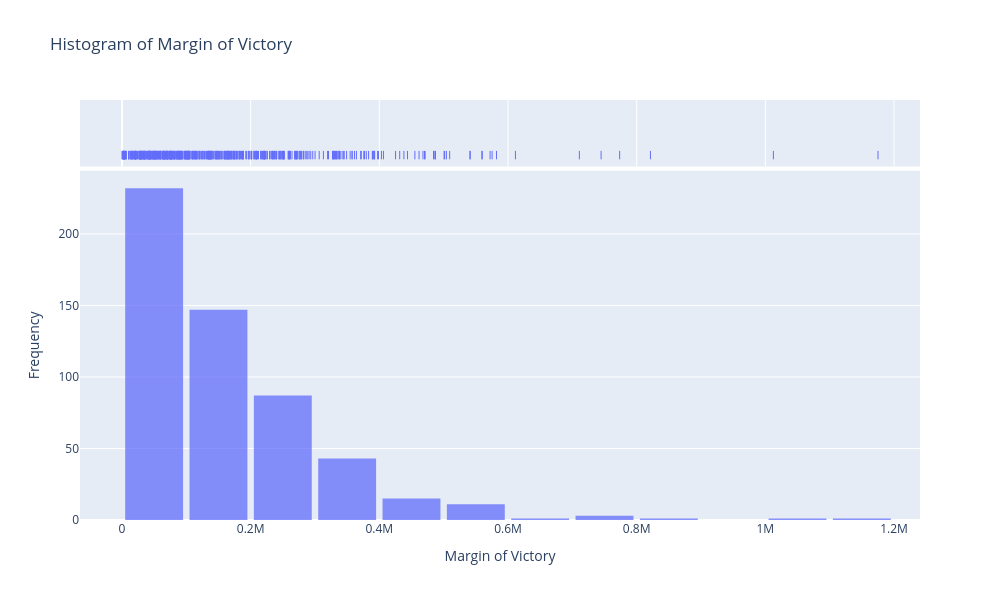

Notebook cell for this chart:
### Code cell
fig = px.histogram(
    df,
    x='Margin',
    nbins=20,
    title='Histogram of Margin of Victory',
    labels={'Margin': 'Margin of Victory'},
    marginal='rug', 
    opacity=0.75
)

fig.update_layout(
    xaxis_title='Margin of Victory',
    yaxis_title='Frequency',
    bargap=0.1,
    height=600,
    width=1000
)

fig.show()

### Figure 1 — Plotly figure (JSON) as saved in the notebook; plotly's stock layout.template omitted (floating-point values rounded to 4 significant figures; data arrays with more than 128 entries replaced by an {"elided": "..."} marker saying what was removed)
{"data": [{"alignmentgroup": "True", "bingroup": "x", "hovertemplate": "Margin of Victory=%{x}<br>count=%{y}<extra></extra>", "legendgroup": "", "marker": {"color": "#636efa", "opacity": 0.75, "pattern": {"shape": ""}}, "name": "", "nbinsx": 20, "offsetgroup": "", "orientation": "v", "showlegend": false, "type": "histogram", "x": {"elided": "543 int values"}, "xaxis": "x", "yaxis": "y"}, {"alignmentgroup": "True", "boxpoints": "all", "fillcolor": "rgba(255,255,255,0)", "hoveron": "points", "hovertemplate": "Margin of Victory=%{x}<extra></extra>", "jitter": 0, "legendgroup": "", "line": {"color": "rgba(255,255,255,0)"}, "marker": {"color": "#636efa", "symbol": "line-ns-open"}, "name": "", "offsetgroup": "", "showlegend": false, "type": "box", "x": {"elided": "543 int values"}, "xaxis": "x2", "yaxis": "y2"}], "layout": {"bargap": 0.1, "barmode": "relative", "height": 600, "legend": {"tracegroupgap": 0}, "title": {"text": "Histogram of Margin of Victory"}, "width": 1000, "xaxis": {"anchor": "y", "domain": [0, 1], "title": {"text": "Margin of Victory"}}, "xaxis2": {"anchor": "y2", "domain": [0, 1], "matches": "x", "showgrid": true, "showticklabels": false}, "yaxis": {"anchor": "x", "domain": [0, 0.8316], "title": {"text": "Frequency"}}, "yaxis2": {"anchor": "x2", "domain": [0.8416, 1], "matches": "y2", "showgrid": false, "showline": false, "showticklabels": false, "ticks": ""}}}
